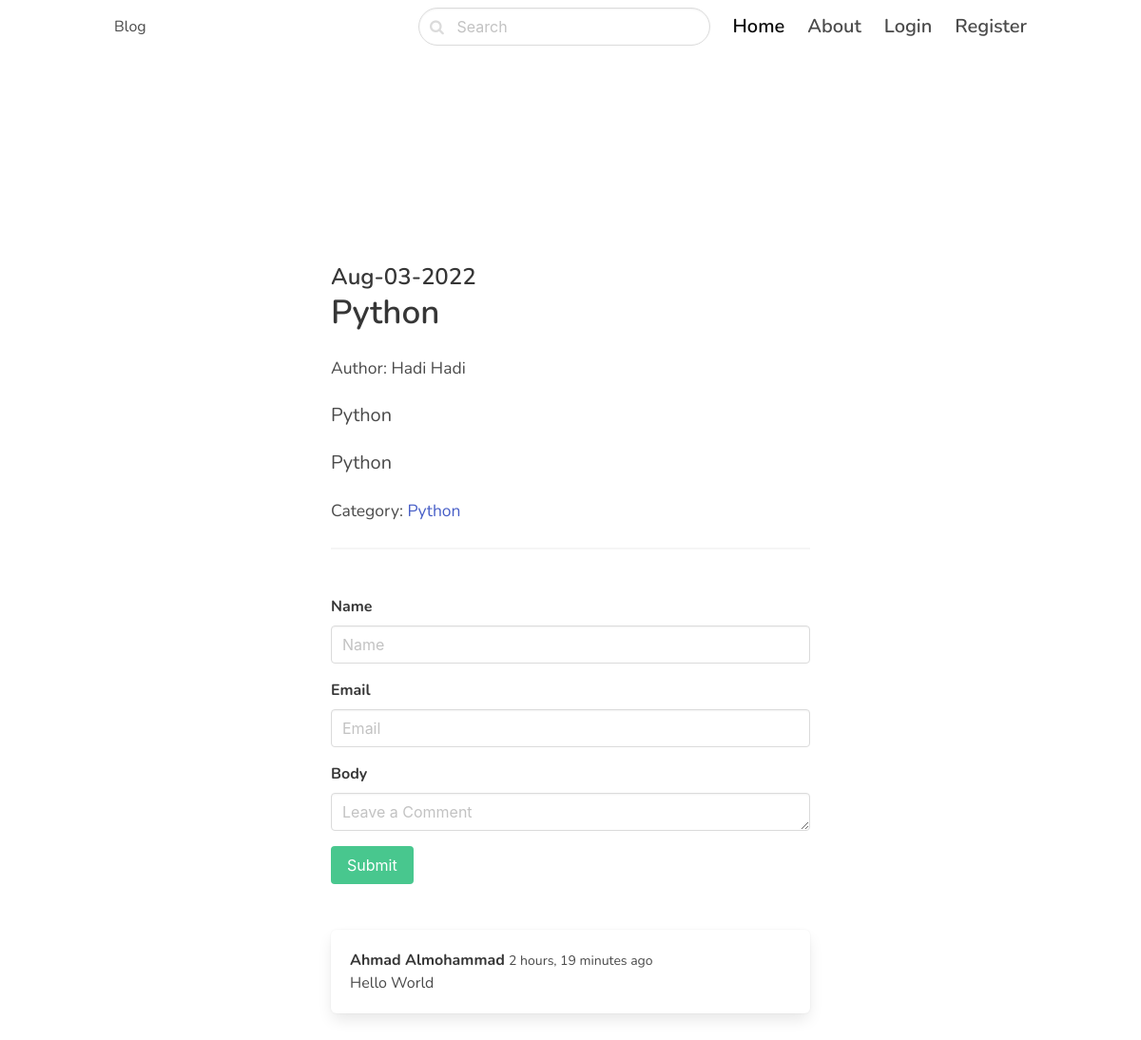
Screenshot of /python/python/ with the database file from the repository.
### blog/models.py (models this page shows, shortened)
class CreateTime(models.Model):
    created_at = models.DateTimeField(auto_now_add=True)
    class Meta:
        abstract = True

class Post(CreateTime):
    ACTIVE = 'active'
    DRAFT = 'draft'
    CHOICES = (
        (ACTIVE, 'Active'),
        (DRAFT, 'Draft'),
    )
    title = models.CharField(max_length=256)
    slug = models.SlugField()
    intro = models.TextField()
    body = models.TextField()
    status = models.CharField(max_length=256, choices=CHOICES, default=ACTIVE)
    image = models.ImageField(upload_to = 'uploads/', blank = True, null = True)
    category = models.ForeignKey(Category, on_delete= models.CASCADE, related_name='posts')
    author = models.ForeignKey(CustomUser, on_delete= models.CASCADE, related_name='feeds')
    class Meta:
        ordering = ['-created_at']

class Category(models.Model):
    title = models.CharField(max_length= 256)
    slug = models.SlugField()
    def __str__(self) -> str:
        return self.title
    class Meta:
        verbose_name_plural = 'Categories'

class Comment(CreateTime):
    post = models.ForeignKey(Post, on_delete=models.CASCADE, related_name='comments')
    name = models.CharField(max_length=256)
    email = models.EmailField()
    body = models.TextField()

### accounts/models.py (models this page shows, shortened)
class CustomUser(AbstractBaseUser, PermissionsMixin):
    email = models.EmailField(
        unique=True,
        blank=False,
        null=False,
        max_length=256
    )
    first_name = models.CharField(max_length=256)
    last_name = models.CharField(max_length=256)
    date_joined = models.DateTimeField(auto_now_add=True)
    last_login = models.DateTimeField(auto_now=True)
    is_staff = models.BooleanField(default=False)
    is_active = models.BooleanField(default=True)
    is_superuser = models.BooleanField(default=False)
    USERNAME_FIELD = 'email'
    REQUIRED_FIELDS = ['first_name', 'last_name']
    objects = CustomUserManager()
    def __str__(self) -> str:
        return f'{self.first_name} {self.last_name}'
    class Meta:
        verbose_name = 'User'
        verbose_name_plural = 'Users'

### blog/views.py (the view, shortened to what this page needs)
# urls.py: path('<slug:category_slug>/<slug:slug>/', PostDetailView.as_view(), name='post_detail'),
class PostDetailView(DetailView):
    def get(self, request, *args, **kwargs):
        context = {}
        slug = kwargs.get('slug', '')
        post = get_object_or_404(Post, slug=slug, status = Post.ACTIVE)
        form = CommentForm()
        context['post'] = post
        context['form'] = form
        return render(request, 'blog/post_detail.html',context)

### blog/forms.py
class CommentForm(forms.ModelForm):
    class Meta:
        model = Comment
        fields = ['name', 'email', 'body']
    def __init__(self, *args, **kwargs):
        super(CommentForm, self).__init__( *args, **kwargs)
        self.fields['name'].widget.attrs['class'] = 'input'
        self.fields['name'].widget.attrs['placeholder'] = 'Name'
        self.fields['email'].widget.attrs['class'] = 'input'
        self.fields['email'].widget.attrs['placeholder'] = 'Email'
        self.fields['body'].widget.attrs['class'] = 'input'
        self.fields['body'].widget.attrs['placeholder'] = 'Leave a Comment'

### templates/blog/post_detail.html (shortened to what this page needs)
{% extends 'core/base.html' %}
{% block content %}
<section class="hero">
    <div class=" hero-body">
        <div class="container">
            <section class="section">
                <div class="columns">
                    <div class="column is-8 is-offset-2">
                        <div class="content is-medium">
                            {% if post.image %}
                            <figure class="image mb-6">
                            </figure>
                            {% endif %}
                            <h2 class="subtitle is-4">
                                {{ post.created_at | date:'M-d-Y' }}
                            </h2>
                            <h2 class="title">
                                {{ post.title }}
                            </h2>
                            <p><small>Author: {{ post.author }}</small></p>
                            <p>
                                {{ post.intro }}
                            </p>
                            <p>
                                {{ post.body }}
                            </p>
                            <p><small>Category: <a href="{% url 'category' post.category.slug %}">
                                        {{ post.category }}</a></small></p>
                        </div>
                        <hr>
                        <form action="" class="mt-6" method="post">
                            <div class="field">
                                <label class="label mt-4" for="{{ form.name.id_for_label }}"> {{ form.name.label }}
                                </label>
                                <div class="control">
                                    {{ form.name }}
                                </div>
                                <label class="label mt-4" for="{{ form.email.id_for_label }}"> {{ form.email.label }}
                                </label>
                                <div class="control">
                                    {{ form.email }}
                                </div>
                                <label class="label mt-4" for="{{ form.body.id_for_label }}"> {{ form.body.label }}
                                </label>
                                <div class="control">
                                    {{ form.body }}
                                </div>
                                <div class="field">
                                    <button class="button is-success mt-4">
                                        Submit
                                    </button>
                                </div>
                            </div>
                        </form>
                        {% for comment in post.comments.all %}
                        <article class="media box mt-6">
                            <div class="media-content">
                                <strong>
                                    {{ comment.name }}
                                </strong>
                                <small>
                                    {{ comment.created_at |timesince }} ago
                                </small>
                                <div>
                                    {{ comment.body }}
                                </div>
                            </div>
                        </article>
                        {% empty %}
                        <article class="media box mt-6">
                            <p>
                                There is no comments
                            </p>
                        </article>
                        {% endfor %}
                    </div>
                </div>
            </section>
        </div>
    </div>
</section>
{% endblock content %}

### templates/core/base.html (style rules this page uses)
body { font-family: 'Nunito', sans-serif; }

### rows the page displays
Post: created_at "Aug-03-2022", title "Python", author "Hadi Hadi", intro "Python", body "Python", category "Python"
Comment: name "Ahmad Almohammad", created_at "2 hours, 19 minutes", body "Hello World"
